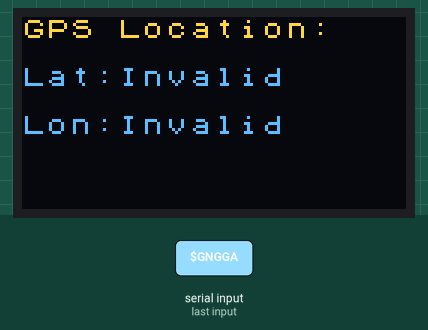
This sketch was run on a simulated Arduino Uno, built with avr-gcc and run on an emulated ATmega328P. Shown: 128×64 one-colour display. The inputs (shaded band) are chosen by the test bench. The OLED is the two-colour kind (top 16 rows yellow); what the sketch prints to the serial monitor is not drawn.

1.3 s: "$GNGGA\n" received over Serial
Above: at 2.1 s.
Timing chart, 0 to 4.3 s (numbered marks = the images above; inputs shaded):
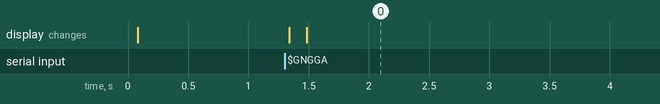

Measured:
- after the input at 1.3 s, the display: first changes at once (image 0 shows a later state)

The sketch:

Getlocation.ino
```cpp
#include <Arduino.h>
#include <U8x8lib.h>

// OLED 初始化（使用硬件 I2C）
U8X8_SSD1306_128X64_NONAME_HW_I2C u8x8(/* clock=*/ SCL, /* data=*/ SDA, /* reset=*/ U8X8_PIN_NONE);

String gpsBuffer = "";

void setup() {
  Serial.begin(9600);
  u8x8.begin();               // 启动 OLED
  u8x8.setFlipMode(1);        // 显示方向反转（如需）
  u8x8.setFont(u8x8_font_chroma48medium8_r);  // 设置字体
  u8x8.drawString(0, 0, "GPS Ready...");
}

void loop() {
  while (Serial.available()) {
    char c = Serial.read();
    if (c == '\n') {
      gpsBuffer.trim();
      if (gpsBuffer.startsWith("$GNGGA")) {
        parseGNGGALocation(gpsBuffer);
      }
      gpsBuffer = "";
    } else {
      gpsBuffer += c;
    }
  }
}

void parseGNGGALocation(String data) {
  int commaIndex = 0;
  int fieldNum = 0;
  String fields[15];

  for (int i = 0; i < data.length(); i++) {
    if (data.charAt(i) == ',' || data.charAt(i) == '*') {
      fields[fieldNum++] = data.substring(commaIndex, i);
      commaIndex = i + 1;
    }
  }

  String rawLat = fields[2];
  String latDir = fields[3];
  String rawLon = fields[4];
  String lonDir = fields[5];

  String latitude = convertToDecimal(rawLat, latDir);
  String longitude = convertToDecimal(rawLon, lonDir);

  Serial.println("Latitude : " + latitude);
  Serial.println("Longitude: " + longitude);
  Serial.println("-------------------------");

  // 显示到 OLED（建议只保留小数点后4位，避免溢出）
  u8x8.clear();
  u8x8.drawString(0, 0, "GPS Location:");
  u8x8.drawString(0, 2, "Lat:");
  u8x8.drawString(4, 2, latitude.substring(0, 10).c_str());
  u8x8.drawString(0, 4, "Lon:");
  u8x8.drawString(4, 4, longitude.substring(0, 10).c_str());
}

// 经纬度格式转换
String convertToDecimal(String raw, String dir) {
  if (raw.length() < 6) return "Invalid";

  int dotIndex = raw.indexOf('.');
  int degLength = (dotIndex == 4) ? 2 : 3;

  float degrees = raw.substring(0, degLength).toFloat();
  float minutes = raw.substring(degLength).toFloat();
  float decimal = degrees + (minutes / 60.0);

  if (dir == "S" || dir == "W") decimal *= -1;

  return String(decimal, 6);
}
```
